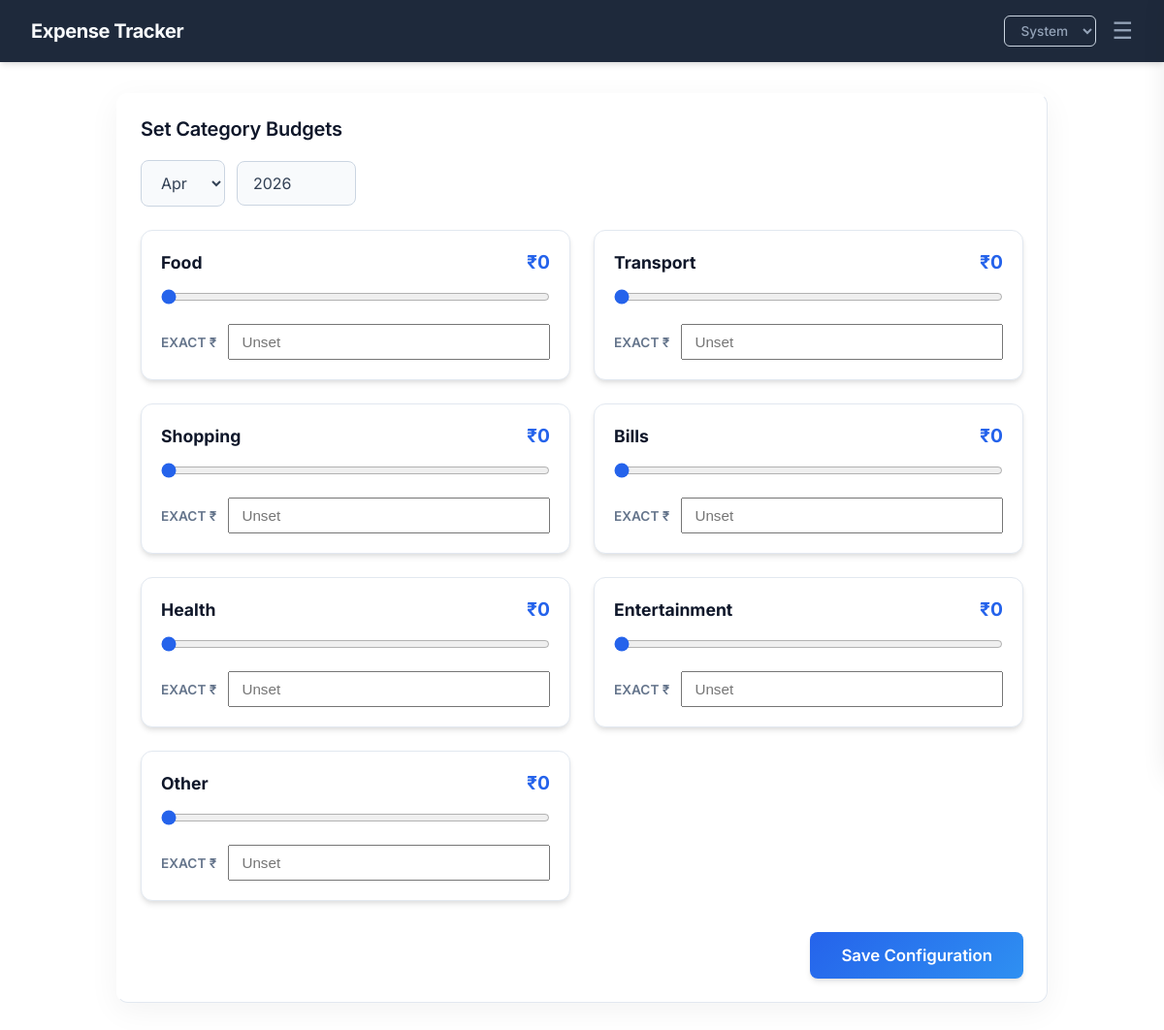
The page /budgets (signed in) on the database its author committed.
### tables this page shows
CREATE TABLE category_budgets (
                        id INTEGER PRIMARY KEY AUTOINCREMENT,
                        user_id INTEGER NOT NULL DEFAULT 1,
                        category TEXT NOT NULL,
                        month TEXT NOT NULL,
                        year TEXT NOT NULL,
                        budget_limit REAL NOT NULL,
                        UNIQUE(user_id, category, month, year)
                    );

### app.py (the view, shortened to what this page needs)
@app.route('/budgets', methods=['GET', 'POST'])
@login_required
def budgets():
    conn = get_db_connection()
    today = date.today()
    all_cats = get_all_categories(conn, current_user.id)
    month = request.args.get('month', today.month, type=int)
    year = request.args.get('year', today.year, type=int)
    budgets_data = conn.execute('''
        SELECT category, budget_limit FROM category_budgets
        WHERE user_id = ? AND month = ? AND year = ?
    ''', (current_user.id, str(month).zfill(2), str(year))).fetchall()
    budget_dict = {row['category']: row['budget_limit'] for row in budgets_data}
    conn.close()
    return render_template('budgets.html', month=month, year=year, budget_dict=budget_dict, categories=all_cats)

### app.py (called while the page is built)
def get_all_categories(conn, user_id):
    base_cats = ['Food', 'Transport', 'Shopping', 'Bills', 'Health', 'Entertainment', 'Other']
    rows = conn.execute('SELECT DISTINCT category FROM expenses WHERE user_id = ?', (user_id,)).fetchall()
    budget_rows = conn.execute('SELECT DISTINCT category FROM category_budgets WHERE user_id = ?', (user_id,)).fetchall()
    custom_cats = set(r['category'] for r in rows)
    custom_cats.update(r['category'] for r in budget_rows)
    for cat in base_cats:
        if cat in custom_cats:
            custom_cats.remove(cat)
    return base_cats[:-1] + sorted(list(custom_cats)) + ['Other']

@login_manager.user_loader
def load_user(user_id):
    conn = get_db_connection()
    user = conn.execute('SELECT * FROM users WHERE id = ?', (user_id,)).fetchone()
    conn.close()
    if user:
        return User(id=user['id'], username=user['username'])
    return None

### database.py (called while the page is built)
def get_db_connection():
    conn = sqlite3.connect('expenses.db')
    conn.row_factory = sqlite3.Row
    return conn

### templates/budgets.html (shortened to what this page needs)
{% extends "base.html" %}
{% block content %}
<div class="card">
    <h2>Set Category Budgets</h2>
    <form action="/budgets" method="GET" class="filter-form" style="margin-bottom: 24px;">
        <select name="month" onchange="this.form.submit()">
            {% for m in range(1, 13) %}
                <option value="{{ m }}" {% if m == month|int %}selected{% endif %}>
                    {{ ['Jan','Feb','Mar','Apr','May','Jun','Jul','Aug','Sep','Oct','Nov','Dec'][m-1] }}
                </option>
            {% endfor %}
        </select>
        <input type="number" name="year" value="{{ year }}" min="2000" max="2100" onchange="this.form.submit()">
    </form>
    <form action="/budgets" method="POST">
        <div class="budget-grid" style="display: grid; grid-template-columns: repeat(auto-fill, minmax(300px, 1fr)); gap: 24px; margin-bottom: 32px;">
            {% for cat in categories %}
            <div class="budget-card" style="background: var(--bg-card); border: 1px solid var(--border-default); border-radius: 12px; padding: 20px; box-shadow: var(--shadow-md); transition: transform 0.2s ease;">
                <div style="display: flex; justify-content: space-between; align-items: center; margin-bottom: 16px;">
                    <h4 style="margin: 0; color: var(--text-heading); font-size: 1.1rem;">{{ cat }}</h4>
                    <div style="font-weight: 700; color: var(--primary); font-size: 1.2rem;">
                        ₹<span id="display_{{ loop.index }}">{{ "%.0f"|format(budget_dict.get(cat, 0)|float) }}</span>
                    </div>
                </div>
                <input type="range" class="budget-slider" id="slider_{{ loop.index }}"
                       min="0" max="50000" step="500"
                       value="{{ budget_dict.get(cat, 0) }}"
                       oninput="document.getElementById('input_{{ loop.index }}').value = this.value; document.getElementById('display_{{ loop.index }}').innerText = parseFloat(this.value).toLocaleString('en-IN');"
                       style="width: 100%; margin-bottom: 20px; accent-color: var(--primary); cursor: pointer;">
                <div style="display: flex; align-items: center; gap: 12px;">
                    <label style="color: var(--text-muted); font-size: 0.85rem; font-weight: 600; white-space: nowrap;">EXACT ₹</label>
                    <input type="number" id="input_{{ loop.index }}" name="budget_{{ cat }}" value="{{ budget_dict.get(cat, '') }}"
                           placeholder="Unset" min="0" step="1"
                           oninput="document.getElementById('slider_{{ loop.index }}').value = this.value; document.getElementById('display_{{ loop.index }}').innerText = parseFloat(this.value || 0).toLocaleString('en-IN');"
                           style="width: 100%; padding: 8px 12px; font-size: 0.95rem;">
                </div>
            </div>
            {% endfor %}
        </div>
        <div style="text-align: right;">
            <button type="submit" class="btn-primary" style="padding: 14px 32px; font-size: 1.05rem; box-shadow: var(--shadow-md);">Save Configuration</button>
        </div>
    </form>
</div>
{% endblock %}

### templates/base.html (shortened to what this page needs)
<!DOCTYPE html>
<html lang="en">
<head>
    <link rel="stylesheet" href="{{ url_for('static', filename='style.css') }}">
</head>
<body>
<nav>
    <div class="nav-brand">Expense Tracker</div>
    <div class="nav-right" style="display: flex; align-items: center;">
        <select id="themeSwitcher" class="theme-switch" style="margin-right: 16px;">
            <option value="system">System</option>
        </select>
        <div class="hamburger-menu">
            <button class="hamburger-btn" aria-label="Menu" tabindex="0">
                &#9776;
            </button>
        </div>
    </div>
</nav>
<div class="container">
    {% block content %}{% endblock %}
</div>
</body>
</html>

### static/style.css (style rules this page uses)
:root { --primary: #2563EB; --primary-hover: #1D4ED8; --primary-rgb: 37, 99, 235; --bg-body: #F8FAFC; --bg-card: #FFFFFF; --bg-nav: #1e293b; --text-main: #334155; --text-heading: #0F172A; --text-muted: #64748B; --nav-brand: #f8fafc; --nav-link: #94a3b8; --nav-active: #f1f5f9; --border-subtle: #F1F5F9; --border-default: #E2E8F0; --border-input: #CBD5E1; --bg-input: #F8FAFC; --bg-thead: #F8FAFC; --bg-hover: #F8FAFC; --btn-secondary-bg: #F1F5F9; --text-table: #475569; --shadow-sm: 0 1px 2px 0 rgba(0, 0, 0, 0.05); --shadow-md: 0 4px 6px -1px rgba(0, 0, 0, 0.1), 0 2px 4px -1px rgba(0, 0, 0, 0.06); --shadow-lg: 0 10px 15px -3px rgba(0, 0, 0, 0.1), 0 4px 6px -2px rgba(0, 0, 0, 0.05); }
* { margin: 0; padding: 0; box-sizing: border-box; }
body { font-family: 'Inter', sans-serif; background: transparent; color: var(--text-main); transition: background-color 0.3s ease, color 0.3s ease; overflow-x: hidden; }
nav { background: var(--bg-nav); padding: 16px 32px; display: flex; justify-content: space-between; align-items: center; box-shadow: var(--shadow-md); position: sticky; top: 0; z-index: 100; transition: background-color 0.3s ease; }
.nav-brand { color: var(--nav-brand); font-size: 1.25rem; font-weight: 700; letter-spacing: -0.02em; }
.theme-switch { margin-right: 24px; padding: 6px 12px; background: transparent; color: var(--nav-link); border: 1px solid var(--border-input); border-radius: 6px; font-family: 'Inter', sans-serif; font-size: 0.85rem; font-weight: 500; cursor: pointer; transition: all 0.2s ease; }
.theme-switch option { background: var(--bg-card); color: var(--text-main); }
.hamburger-menu { position: relative; display: inline-block; }
.hamburger-btn { background: transparent; border: none; color: var(--nav-link); font-size: 1.5rem; cursor: pointer; line-height: 1; transition: color 0.2s ease; }
.container { max-width: 1000px; margin: 32px auto; padding: 0 20px; animation: pageFadeIn 0.5s ease-out; }
.card { background: rgba(255, 255, 255, 0.85); backdrop-filter: blur(12px); border-radius: 12px; padding: 24px; margin-bottom: 24px; box-shadow: 0 8px 32px rgba(0, 0, 0, 0.05); border: 1px solid var(--border-default); border-top: 1px solid rgba(255, 255, 255, 1); border-left: 1px solid rgba(255, 255, 255, 0.6); transition: background-color 0.3s ease, border-color 0.3s ease, box-shadow 0.3s ease; }
.card h2 { margin-bottom: 20px; color: var(--text-heading); font-size: 1.25rem; font-weight: 600; letter-spacing: -0.01em; }
.form-row button, .btn-primary { padding: 12px 24px; background: linear-gradient(135deg, var(--primary) 0%, #38BDF8 100%); background-size: 200% 200%; color: #FFFFFF; border: none; border-radius: 8px; cursor: pointer; font-size: 0.95rem; font-family: 'Inter', sans-serif; font-weight: 600; transition: all 0.3s ease; box-shadow: 0 4px 15px rgba(37, 99, 235, 0.3); }
.filter-form { display: flex; gap: 12px; flex-wrap: wrap; align-items: center; }
.filter-form select, .filter-form input { padding: 12px 16px; border: 1px solid var(--border-input); border-radius: 8px; font-size: 1rem; font-family: 'Inter', sans-serif; background: var(--bg-input); color: var(--text-main); transition: all 0.2s ease-in-out; }

### rows shown on the page
category_budgets: category "Food", value "0"
category_budgets: category "Shopping", value "0"
category_budgets: category "Bills", value "0"
category_budgets: category "Health", value "0"
category_budgets: category "Entertainment", value "0"
category_budgets: category "Other", value "0"

### other values the page prints
{{ cat }} "Transport"
{{ "%.0f"|format(budget_dict.get(cat, 0)|float) }} "0"
form field month "Apr"
